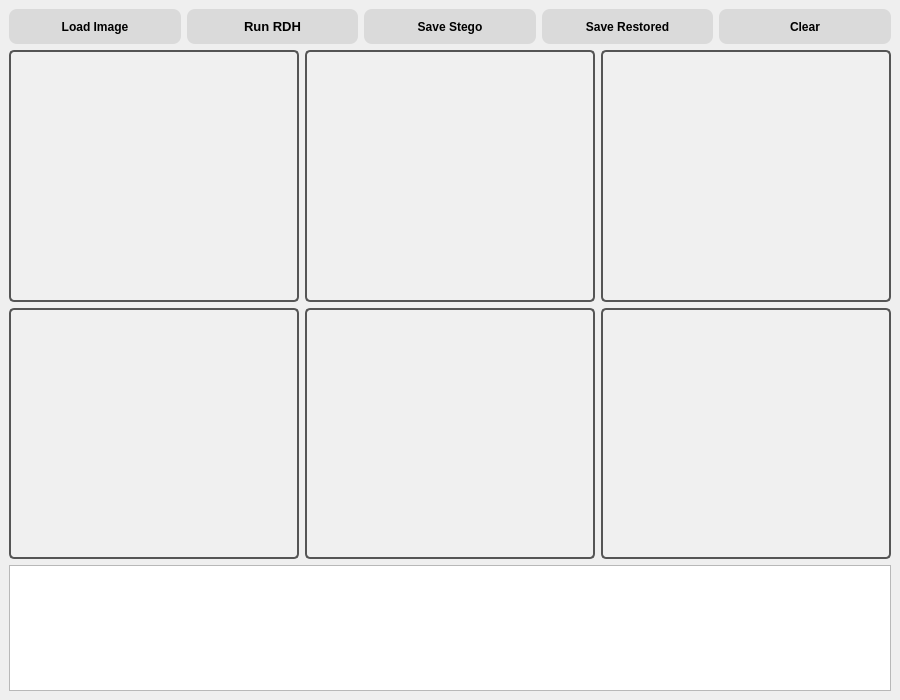
<?xml version="1.0" encoding="UTF-8"?>
<ui version="4.0">
 <class>MainWindow</class>
 <widget class="QMainWindow" name="MainWindow">
  <property name="enabled">
   <bool>true</bool>
  </property>
  <property name="geometry">
   <rect>
    <x>0</x>
    <y>0</y>
    <width>900</width>
    <height>700</height>
   </rect>
  </property>
  <property name="minimumSize">
   <size>
    <width>900</width>
    <height>700</height>
   </size>
  </property>
  <property name="windowTitle">
   <string>Histogram Shifting</string>
  </property>
  <widget class="QWidget" name="centralwidget">
   <property name="enabled">
    <bool>true</bool>
   </property>
   <property name="styleSheet">
    <string notr="true"/>
   </property>
   <layout class="QVBoxLayout" name="verticalLayout_2" stretch="0,2,2,1">
    <item>
     <layout class="QHBoxLayout" name="layout_buttons">
      <item>
       <widget class="QPushButton" name="btn_load">
        <property name="enabled">
         <bool>true</bool>
        </property>
        <property name="minimumSize">
         <size>
          <width>0</width>
          <height>35</height>
         </size>
        </property>
        <property name="cursor">
         <cursorShape>PointingHandCursor</cursorShape>
        </property>
        <property name="styleSheet">
         <string notr="true">QPushButton {
    background-color: rgb(218, 218, 218);
    color: black;
    border-radius: 8px;
    font-weight: bold;
    font-family: &quot;Segoe UI&quot;;
}
QPushButton:hover {
    background-color: #3498db;
}
</string>
        </property>
        <property name="text">
         <string>Load Image</string>
        </property>
       </widget>
      </item>
      <item>
       <widget class="QPushButton" name="btn_rdh">
        <property name="minimumSize">
         <size>
          <width>0</width>
          <height>35</height>
         </size>
        </property>
        <property name="cursor">
         <cursorShape>PointingHandCursor</cursorShape>
        </property>
        <property name="styleSheet">
         <string notr="true">#btn_rdh {
    background-color: rgb(218, 218, 218);
    
    color: black;
    font-weight: bold;
    font-size: 13px;
    border-radius: 8px;       
    min-height: 35px;
}

#btn_rdh:hover {
    background-color: qlineargradient(spread:pad, x1:0, y1:0, x2:1, y2:0, 
        stop:0 #ffb347, 
        stop:1 #f39c12);
    border: 1px solid #ffffff; 
}

#btn_rdh:pressed {
    background-color: qlineargradient(spread:pad, x1:0, y1:0, x2:1, y2:0, 
        stop:0 #d35400, 
        stop:1 #e67e22);
 
}</string>
        </property>
        <property name="text">
         <string>Run RDH</string>
        </property>
       </widget>
      </item>
      <item>
       <widget class="QPushButton" name="btn_save_stego">
        <property name="minimumSize">
         <size>
          <width>0</width>
          <height>35</height>
         </size>
        </property>
        <property name="cursor">
         <cursorShape>PointingHandCursor</cursorShape>
        </property>
        <property name="styleSheet">
         <string notr="true">QPushButton {
    background-color: rgb(218, 218, 218);
    color: black;
    border-radius: 8px;
    font-weight: bold;
    font-family: &quot;Segoe UI&quot;;
}
QPushButton:hover {
    background-color: #3498db;
}
</string>
        </property>
        <property name="text">
         <string>Save Stego</string>
        </property>
       </widget>
      </item>
      <item>
       <widget class="QPushButton" name="bth_save_restore">
        <property name="minimumSize">
         <size>
          <width>0</width>
          <height>35</height>
         </size>
        </property>
        <property name="cursor">
         <cursorShape>PointingHandCursor</cursorShape>
        </property>
        <property name="styleSheet">
         <string notr="true">QPushButton {
    background-color: rgb(218, 218, 218);
    color: black;
    border-radius: 8px;
    font-weight: bold;
    font-family: &quot;Segoe UI&quot;;
}
QPushButton:hover {
    background-color: #3498db;
}
</string>
        </property>
        <property name="text">
         <string>Save Restored</string>
        </property>
       </widget>
      </item>
      <item>
       <widget class="QPushButton" name="btn_clear">
        <property name="minimumSize">
         <size>
          <width>35</width>
          <height>35</height>
         </size>
        </property>
        <property name="cursor">
         <cursorShape>PointingHandCursor</cursorShape>
        </property>
        <property name="styleSheet">
         <string notr="true">QPushButton {
    background-color: rgb(218, 218, 218);
    color: black;
    border-radius: 8px;
    font-weight: bold;
    font-family: &quot;Segoe UI&quot;;
}
QPushButton:hover {
    background-color: #3498db;
}
</string>
        </property>
        <property name="text">
         <string>Clear</string>
        </property>
       </widget>
      </item>
     </layout>
    </item>
    <item>
     <layout class="QHBoxLayout" name="layout_img">
      <item>
       <widget class="QLabel" name="img_ori">
        <property name="sizePolicy">
         <sizepolicy hsizetype="Ignored" vsizetype="Ignored">
          <horstretch>0</horstretch>
          <verstretch>0</verstretch>
         </sizepolicy>
        </property>
        <property name="toolTip">
         <string>Original image</string>
        </property>
        <property name="styleSheet">
         <string notr="true">QLabel {
    background-color: rgba(255, 255, 255, 10); 
    border: 2px solid #555;
    border-radius: 5px; 
    padding: 5px;
}
QLabel:hover {
    border: 2px solid #3498db; 
}</string>
        </property>
        <property name="text">
         <string/>
        </property>
        <property name="alignment">
         <set>Qt::AlignmentFlag::AlignCenter</set>
        </property>
       </widget>
      </item>
      <item>
       <widget class="QLabel" name="img_stego">
        <property name="enabled">
         <bool>true</bool>
        </property>
        <property name="sizePolicy">
         <sizepolicy hsizetype="Ignored" vsizetype="Ignored">
          <horstretch>0</horstretch>
          <verstretch>0</verstretch>
         </sizepolicy>
        </property>
        <property name="toolTip">
         <string>Stego image</string>
        </property>
        <property name="styleSheet">
         <string notr="true">QLabel {
    background-color: rgba(255, 255, 255, 10); 
    border: 2px solid #555;
    border-radius: 5px; 
    padding: 5px;
}
QLabel:hover {
    border: 2px solid #3498db; 
}</string>
        </property>
        <property name="text">
         <string/>
        </property>
        <property name="alignment">
         <set>Qt::AlignmentFlag::AlignCenter</set>
        </property>
       </widget>
      </item>
      <item>
       <widget class="QLabel" name="img_restored">
        <property name="sizePolicy">
         <sizepolicy hsizetype="Ignored" vsizetype="Ignored">
          <horstretch>0</horstretch>
          <verstretch>0</verstretch>
         </sizepolicy>
        </property>
        <property name="toolTip">
         <string>Restored image</string>
        </property>
        <property name="styleSheet">
         <string notr="true">QLabel {
    background-color: rgba(255, 255, 255, 10); 
    border: 2px solid #555;
    border-radius: 5px; 
    padding: 5px;
}
QLabel:hover {
    border: 2px solid #3498db; 
}</string>
        </property>
        <property name="text">
         <string/>
        </property>
        <property name="alignment">
         <set>Qt::AlignmentFlag::AlignCenter</set>
        </property>
       </widget>
      </item>
     </layout>
    </item>
    <item>
     <layout class="QHBoxLayout" name="layout_hist">
      <item>
       <widget class="QLabel" name="hist_ori">
        <property name="sizePolicy">
         <sizepolicy hsizetype="Ignored" vsizetype="Ignored">
          <horstretch>0</horstretch>
          <verstretch>0</verstretch>
         </sizepolicy>
        </property>
        <property name="minimumSize">
         <size>
          <width>0</width>
          <height>0</height>
         </size>
        </property>
        <property name="toolTip">
         <string>Original Histogram</string>
        </property>
        <property name="styleSheet">
         <string notr="true">QLabel {
    background-color: rgba(255, 255, 255, 10); 
    border: 2px solid #555;
    border-radius: 5px; 
    padding: 5px;
}
QLabel:hover {
    border: 2px solid #3498db; 
}</string>
        </property>
        <property name="text">
         <string/>
        </property>
        <property name="alignment">
         <set>Qt::AlignmentFlag::AlignCenter</set>
        </property>
       </widget>
      </item>
      <item>
       <widget class="QLabel" name="hist_stego">
        <property name="sizePolicy">
         <sizepolicy hsizetype="Ignored" vsizetype="Ignored">
          <horstretch>0</horstretch>
          <verstretch>0</verstretch>
         </sizepolicy>
        </property>
        <property name="minimumSize">
         <size>
          <width>0</width>
          <height>0</height>
         </size>
        </property>
        <property name="toolTip">
         <string>Stego histogram</string>
        </property>
        <property name="styleSheet">
         <string notr="true">QLabel {
    background-color: rgba(255, 255, 255, 10); 
    border: 2px solid #555;
    border-radius: 5px; 
    padding: 5px;
}
QLabel:hover {
    border: 2px solid #3498db; 
}</string>
        </property>
        <property name="text">
         <string/>
        </property>
        <property name="alignment">
         <set>Qt::AlignmentFlag::AlignCenter</set>
        </property>
       </widget>
      </item>
      <item>
       <widget class="QLabel" name="hist_restore">
        <property name="sizePolicy">
         <sizepolicy hsizetype="Ignored" vsizetype="Ignored">
          <horstretch>0</horstretch>
          <verstretch>0</verstretch>
         </sizepolicy>
        </property>
        <property name="minimumSize">
         <size>
          <width>0</width>
          <height>0</height>
         </size>
        </property>
        <property name="toolTip">
         <string>Restored histogram</string>
        </property>
        <property name="styleSheet">
         <string notr="true">QLabel {
    background-color: rgba(255, 255, 255, 10); 
    border: 2px solid #555;
    border-radius: 5px; 
    padding: 5px;
}
QLabel:hover {
    border: 2px solid #3498db; 
}</string>
        </property>
        <property name="text">
         <string/>
        </property>
        <property name="alignment">
         <set>Qt::AlignmentFlag::AlignCenter</set>
        </property>
       </widget>
      </item>
     </layout>
    </item>
    <item>
     <layout class="QVBoxLayout" name="layout_metrics">
      <item>
       <widget class="QTableWidget" name="metrics">
        <property name="font">
         <font>
          <pointsize>10</pointsize>
          <bold>true</bold>
         </font>
        </property>
        <property name="styleSheet">
         <string notr="true"/>
        </property>
       </widget>
      </item>
     </layout>
    </item>
   </layout>
  </widget>
 </widget>
 <resources/>
 <connections/>
</ui>
